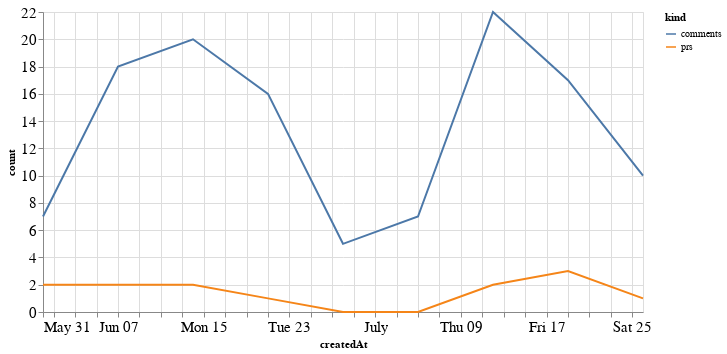

Notebook source saved alongside this figure:
### Code cell
alt.Chart(total_time, width=600).mark_line().encode(
    x='createdAt',
    y='count',
    color='kind'
)

### Figure 1 — Vega-Lite specification as saved in the notebook (floating-point values rounded to 4 significant figures)
{"config": {"axisLeft": {"labelFontSize": 15}, "axisBottom": {"labelFontSize": 15}}, "data": {"name": "data-f5ce92466258f9ea35bf025c14d235a8"}, "mark": "line", "encoding": {"color": {"type": "nominal", "field": "kind"}, "x": {"type": "temporal", "field": "createdAt"}, "y": {"type": "quantitative", "field": "count"}}, "width": 600, "$schema": "https://vega.github.io/schema/vega-lite/v4.8.1.json", "datasets": {"data-f5ce92466258f9ea35bf025c14d235a8": [{"createdAt": "2020-05-31T00:00:00", "kind": "prs", "count": 2}, {"createdAt": "2020-06-07T00:00:00", "kind": "prs", "count": 2}, {"createdAt": "2020-06-14T00:00:00", "kind": "prs", "count": 2}, {"createdAt": "2020-06-21T00:00:00", "kind": "prs", "count": 1}, {"createdAt": "2020-06-28T00:00:00", "kind": "prs", "count": 0}, {"createdAt": "2020-07-05T00:00:00", "kind": "prs", "count": 0}, {"createdAt": "2020-07-12T00:00:00", "kind": "prs", "count": 2}, {"createdAt": "2020-07-19T00:00:00", "kind": "prs", "count": 3}, {"createdAt": "2020-07-26T00:00:00", "kind": "prs", "count": 1}, {"createdAt": "2020-05-31T00:00:00", "kind": "comments", "count": 7}, {"createdAt": "2020-06-07T00:00:00", "kind": "comments", "count": 18}, {"createdAt": "2020-06-14T00:00:00", "kind": "comments", "count": 20}, {"createdAt": "2020-06-21T00:00:00", "kind": "comments", "count": 16}, {"createdAt": "2020-06-28T00:00:00", "kind": "comments", "count": 5}, {"createdAt": "2020-07-05T00:00:00", "kind": "comments", "count": 7}, {"createdAt": "2020-07-12T00:00:00", "kind": "comments", "count": 22}, {"createdAt": "2020-07-19T00:00:00", "kind": "comments", "count": 17}, {"createdAt": "2020-07-26T00:00:00", "kind": "comments", "count": 10}]}}
